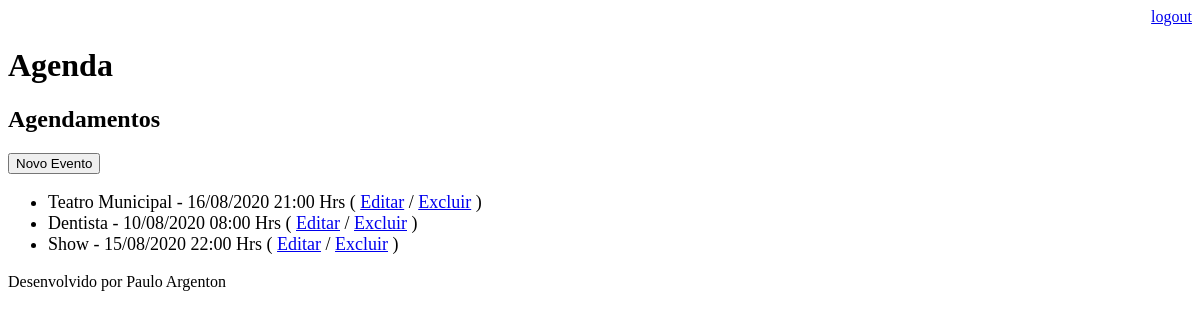
The app's page /agenda/ (signed in), older data.
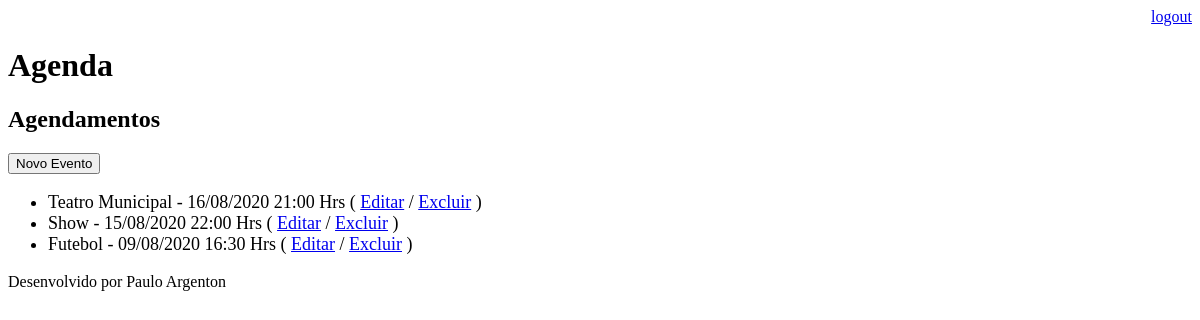
The same page, newer data.
### core/models.py (models this page shows, shortened)
class Evento(models.Model):
    titulo = models.CharField(max_length=100)
    descricao = models.TextField(blank=True, null=True)
    data_evento = models.DateTimeField(verbose_name='Data do Evento')
    data_criacao = models.DateTimeField(auto_now=True)
    usuario = models.ForeignKey(User, on_delete=models.CASCADE)
    class Meta:
        db_table = 'evento'
    def get_data_evento(self):
        return self.data_evento.strftime('%d/%m/%Y %H:%M Hrs')
    def get_evento_atrasado(self):
        if self.data_evento < datetime.now():
            return True
        else:
            return False

### core/views.py (the view)
# urls.py: path('agenda/', views.lista_eventos),
@login_required(login_url='/login/')
def lista_eventos(request):
    usuario = request.user
    data_atual = datetime.now() - timedelta(hours=1)
    evento = Evento.objects.filter(usuario=usuario,
                                   data_evento__gt=data_atual)
    dados = {'eventos':evento}
    return render(request, 'agenda.html', dados)

### templates/agenda.html
{% extends "model-page.html" %}
{% block content %}
    <h2>Agendamentos</h2>
    <a href="evento/">
        <button type="button">Novo Evento</button>
    </a>
    <ul style="font-size: 18px">
        {% for evento in eventos %}
            <li>
                <div style={% if evento.get_evento_atrasado %}
                              "color:red">
                           {% else %}
                              "color:black">
                           {% endif %}
                    {{ evento.titulo }} - {{ evento.get_data_evento }}
                    ( <a href="evento/?id={{ evento.id }}">Editar</a>
                    / <a href="evento/delete/{{ evento.id }}/">Excluir</a> )
                </div>
             </li>
        {% endfor %}
    </ul>
{% endblock %}

Row changes from the older to the newer data that the page shows:
no longer on this page (row edited): Evento: titulo "Dentista", get_data_evento "10/08/2020 08:00 Hrs"
now on this page (row edited): Evento: titulo "Futebol", get_data_evento "09/08/2020 16:30 Hrs"
